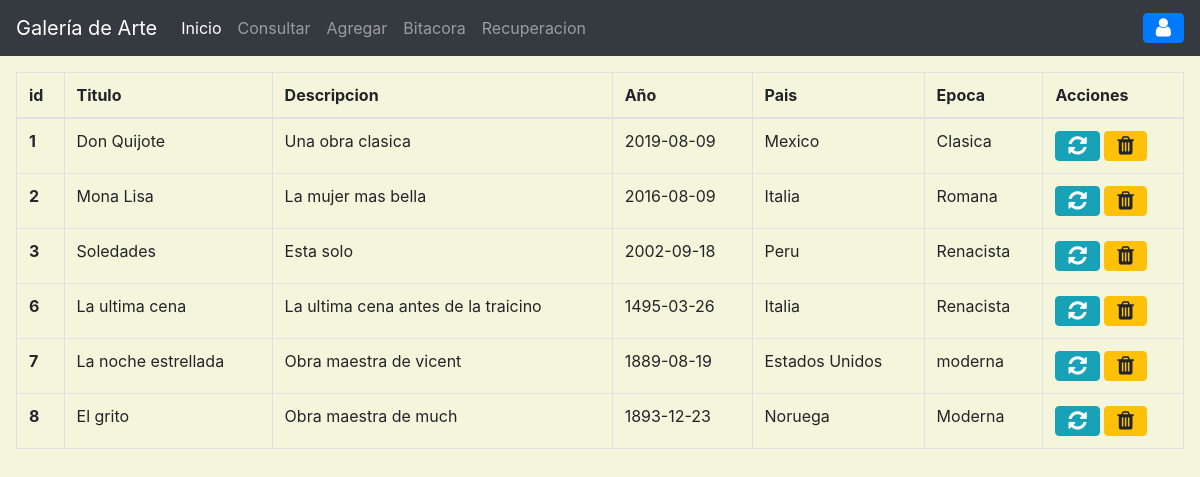
/?c=ObjetoArte, run on an earlier commit of the app's database.
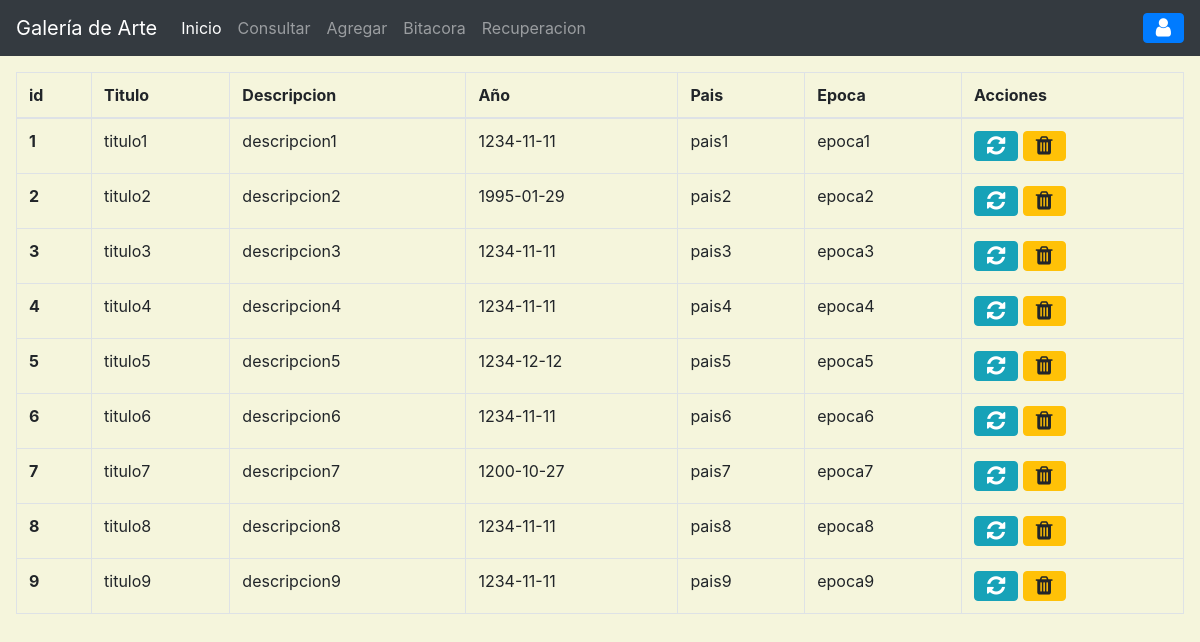
And on a later commit of the database.
### tables this page shows
CREATE TABLE `objetoarte` (
  `idobj` int(11) NOT NULL,
  `titObj` varchar(30) DEFAULT NULL,
  `descObj` varchar(80) DEFAULT NULL,
  `anioObj` date DEFAULT NULL,
  `paisObj` varchar(35) DEFAULT NULL,
  `epocaObj` varchar(30) DEFAULT NULL,
  PRIMARY KEY (`idobj`)
);

### controller/objetoarte.controlador.php (called while the page is built, shortened)
<?php
require_once('model/objetoArte.php');
class ObjetoArteControlador
{
    public function __CONSTRUCT(){
        $this->modelo = new ObjetoArte();
    }
    public function Inicio(){
        require_once "View/header.php";
        require_once "View/objetoArte/index.php";
        require_once "View/footer.php";
    }
}
?>

### model/conexion.php (called while the page is built, shortened)
<?php
class BaseDeDatos
{
    public static function Conectar(){
        try {
            $conexion = new PDO("mysql:host=".self::servidor.";dbname="
            .self::basedatos.";charset=utf8",self::usuario,self::password);
            $conexion->setAttribute(PDO::ATTR_ERRMODE,PDO::ERRMODE_EXCEPTION);
            return $conexion;
        } catch (PDOException $e) {
            return "Fallo la conexion a la base de datos".$e->getMessage();
        }
    }
}
?>

### model/objetoArte.php (called while the page is built, shortened)
<?php
class ObjetoArte
{
    private $pdo;
    public function __CONSTRUCT(){
        $this->pdo = BaseDeDatos::Conectar();
    }
    public function getObjetosArte(){
        try {
            $sql = "SELECT * FROM objetoarte";
            $consulta = $this->pdo->prepare($sql);
            $consulta->execute();
            return $consulta->fetchAll(PDO::FETCH_OBJ);
        } catch (Exception $e) {
            die($e->getMessage());
        }
    }
}
?>

### view/objetoArte/index.php (the view, shortened to what this page needs)
<main class="app-content m-3">
      <div class="row">
        <div class="col-md-12">
          <div class="tile">
            <div class="tile-body">
              <table class="table table-hover table-bordered" id="sampleTable">
                <thead>
                  <tr>
                    <th scope="col">id</th>
                    <th scope="col">Titulo</th>
                    <th scope="col">Descripcion</th>
                    <th scope="col">Año</th>
                    <th scope="col">Pais</th>
                    <th scope="col">Epoca</th>
                    <th>Acciones</th>
                  </tr>
                  <tbody>
                    <?php foreach($this->modelo->getObjetosArte() as $obArt): ?>
                    <tr>
                        <th scope="row"><?= $obArt->idobj?></th>
                        <td><?= $obArt->titObj?></td>
                        <td><?= $obArt->descObj?></td>
                        <td><?= $obArt->anioObj?></td>
                        <td><?= $obArt->paisObj?></td>
                        <td><?= $obArt->epocaObj?></td>
                        <td>
                          <a href="?c=objetoArte&a=FormAgregar&id=<?=$obArt->idobj?>" class="btn btn-info btn-flat">
                            <i class="fa fa-lg fa-refresh"></i>
                          </a>
                          <a  class="btn btn-warning btn-flat"
                              data-toggle="modal"
                              data-target="#exampleModal"
                              data-id="<?=$obArt->idobj?>">
                            <i class="fa fa-lg fa-trash"></i>
                          </a>
                        </td>
                    </tr>
                    <?php endforeach; ?>
                  </tbody>
                </thead>
              </table>
            </div>
          </div>
        </div>
      </div>
    </main>

What changed in the data, as far as the page shows it:
changed objetoarte id 1: titObj "Don Quijote" → "titulo1"; descObj "Una obra clasica" → "descripcion1"; anioObj "2019-08-09" → "1234-11-11"; paisObj "Mexico" → "pais1"; epocaObj "Clasica" → "epoca1"
changed objetoarte id 2: titObj "Mona Lisa" → "titulo2"; descObj "La mujer mas bella" → "descripcion2"; anioObj "2016-08-09" → "1995-01-29"; paisObj "Italia" → "pais2"; epocaObj "Romana" → "epoca2"
changed objetoarte id 3: titObj "Soledades" → "titulo3"; descObj "Esta solo" → "descripcion3"; anioObj "2002-09-18" → "1234-11-11"; paisObj "Peru" → "pais3"; epocaObj "Renacista" → "epoca3"
added objetoarte: idobj "4", titObj "titulo4", descObj "descripcion4", anioObj "1234-11-11", paisObj "pais4", epocaObj "epoca4"
added objetoarte: idobj "5", titObj "titulo5", descObj "descripcion5", anioObj "1234-12-12", paisObj "pais5", epocaObj "epoca5"
changed objetoarte id 6: titObj "La ultima cena" → "titulo6"; descObj "La ultima cena antes de la traicino" → "descripcion6"; anioObj "1495-03-26" → "1234-11-11"; paisObj "Italia" → "pais6"; epocaObj "Renacista" → "epoca6"
changed objetoarte id 7: titObj "La noche estrellada" → "titulo7"; descObj "Obra maestra de vicent" → "descripcion7"; anioObj "1889-08-19" → "1200-10-27"; paisObj "Estados Unidos" → "pais7"; epocaObj "moderna" → "epoca7"
changed objetoarte id 8: titObj "El grito" → "titulo8"; descObj "Obra maestra de much" → "descripcion8"; anioObj "1893-12-23" → "1234-11-11"; paisObj "Noruega" → "pais8"; epocaObj "Moderna" → "epoca8"
added objetoarte: idobj "9", titObj "titulo9", descObj "descripcion9", anioObj "1234-11-11", paisObj "pais9", epocaObj "epoca9"
